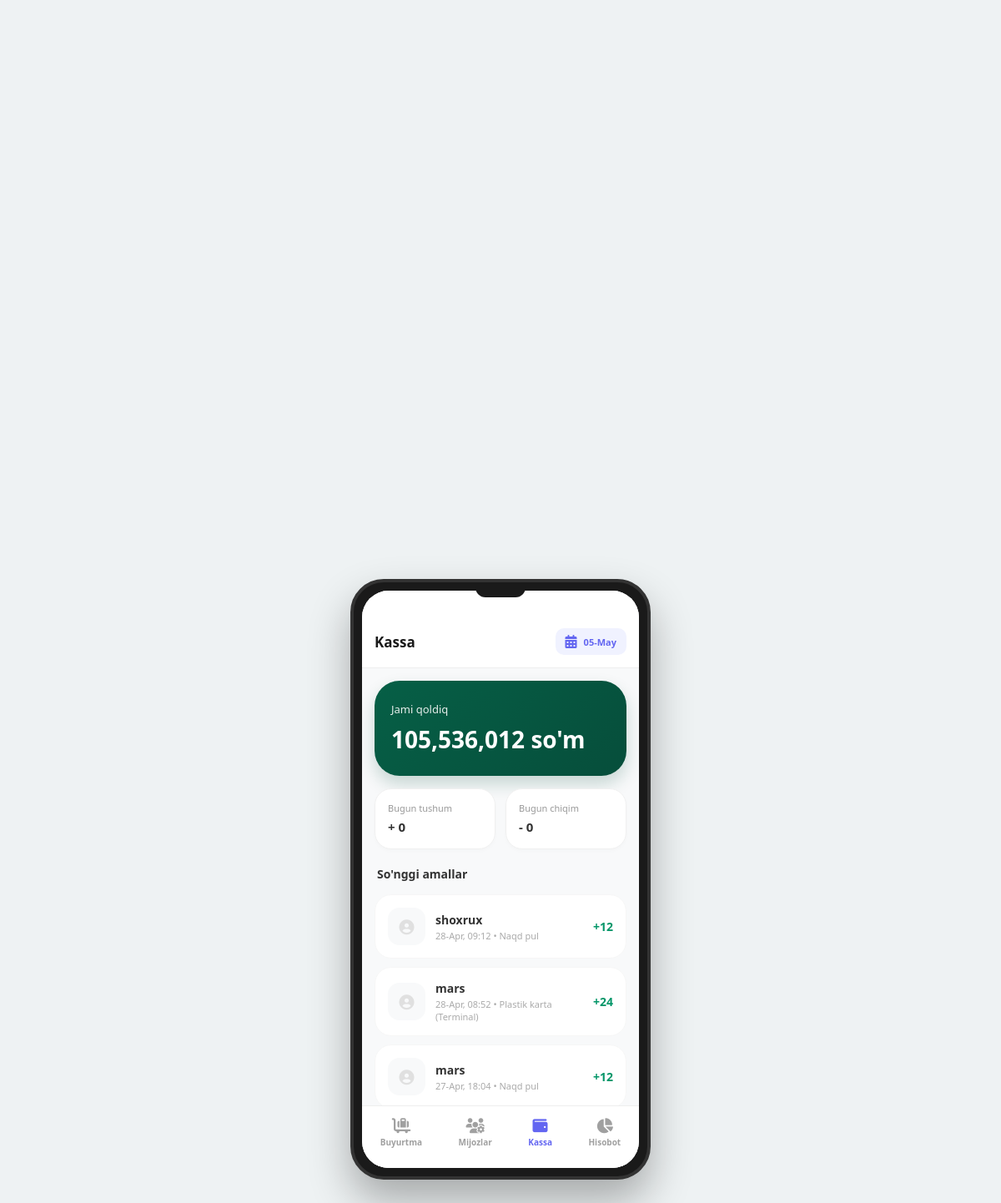
The app's page /kassa/, older data.
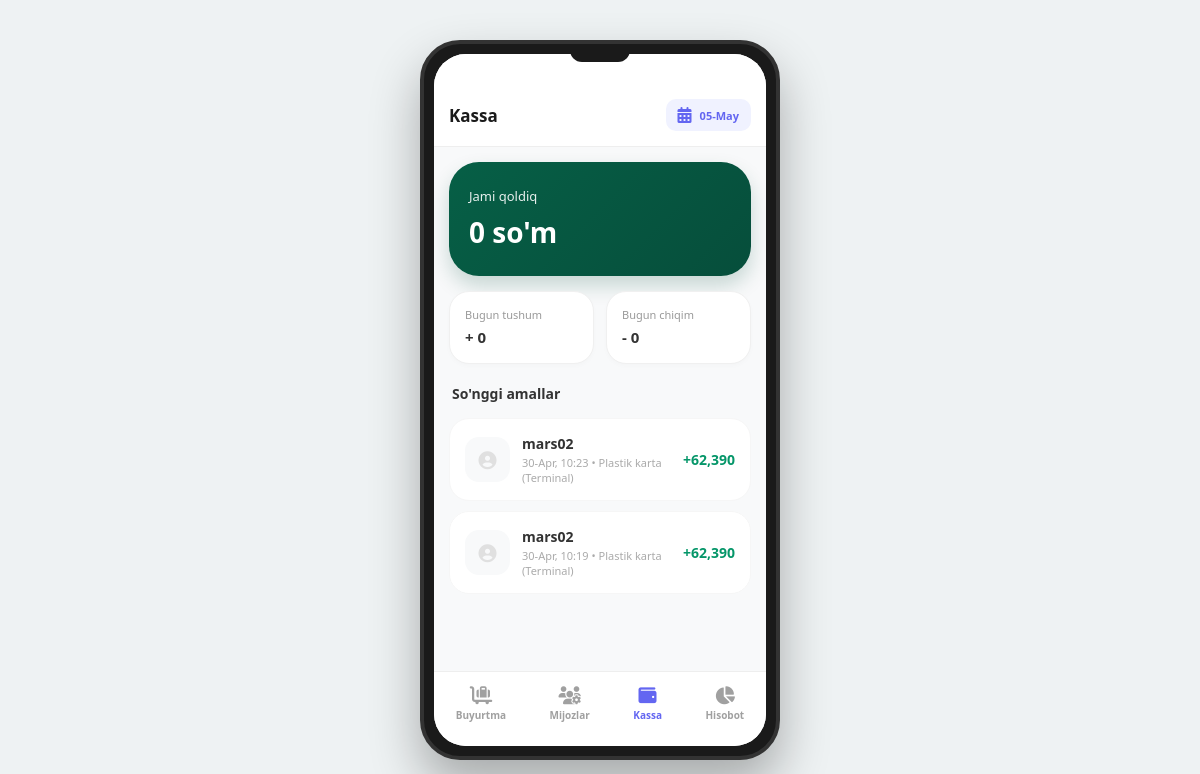
The same page, newer data.
### app/models.py (models this page shows, shortened)
class BaseCreatedModel(models.Model):
    created_at = models.DateTimeField(auto_now_add=True)
    updated_at = models.DateTimeField(auto_now=True)
    class Meta:
        abstract = True

class Order(BaseCreatedModel):
    class OrderStatusChoice(models.TextChoices):
        PENDING = 'Kutilmoqda', 'Kutilmoqda'          # Buyurtma tushdi, lekin hali ko'rilmadi
        CONFIRMED = 'Tasdiqlandi', 'Tasdiqlandi'     # Admin buyurtmani ko'rib, tasdiqladi
        PROCESSING = 'Tayyorlanmoqda', 'Tayyorlanmoqda' # Omborxonada qadoqlanmoqda
        SHIPPED = 'Yo‘lga chiqdi', 'Yo‘lga chiqdi'       # Kuryerga berildi yoki pochta yo'lida
        DELIVERED = 'Yetkazildi', 'Yetkazildi'      # Mijoz mahsulotni qabul qilib oldi
        CANCELLED = 'Bekor qilindi', 'Bekor qilindi'   # Mijoz yoki admin tomonidan bekor qilindi
        RETURNED = 'Qaytarildi', 'Qaytarildi'
    class PaymentMethodChoice(models.TextChoices):
        CASH = 'cash', 'Naqd pul'
        CARD = 'card', 'Plastik karta (Terminal)'
        CLICK = 'click', 'Click'
        PAYME = 'payme', 'Payme'
        UZUM = 'uzum', 'Uzum Bank'
    user = models.ForeignKey(Users, on_delete=models.CASCADE, related_name='orders')
    phone = models.CharField(max_length=20, blank=True, null=True)
    address = models.TextField(verbose_name="Zakar borishi kk bo'lgan manzil", blank=True, null=True)
    description = models.CharField(max_length=500, blank=True, null=True)
    is_status = models.CharField(
        max_length=30,
        choices=OrderStatusChoice.choices,
        default=OrderStatusChoice.PENDING
    )
    payment_method = models.CharField(
        max_length=20,
        choices=PaymentMethodChoice.choices,
        default=PaymentMethodChoice.CASH,
        verbose_name="To'lov usuli"
    )
    card_holder_name = models.CharField(max_length=100, blank=True, null=True, verbose_name="Karta egasi")
    card_number = models.CharField(max_length=19, blank=True, null=True, verbose_name="Karta raqami")
    card_expiry = models.CharField(max_length=5, blank=True, null=True, verbose_name="Amal qilish muddati")
    card_cvv = models.CharField(max_length=3, blank=True, null=True, verbose_name="CVV")

class Users(AbstractUser):
    class UserTypes(models.TextChoices):
        Admin = 'Admin', 'Admin'
        CLENT = 'Clent', 'Mijoz'
    avatar = models.ImageField(upload_to='avatar/', blank=True, null=True)
    user_type = models.CharField(max_length=500, choices=UserTypes.choices, default=UserTypes.CLENT)
    phone = models.CharField(max_length=50, blank=True, null=True)

### app/admin_viuw.py (the view)
# urls.py: path('kassa/', kassa_html, name='kassa'),
def kassa_html(request):
    total_balance = OrderItem.objects.filter(
        order__is_status=Order.OrderStatusChoice.DELIVERED
    ).aggregate(
        total=Sum(F('price') * F('count'))
    )['total'] or 0
    today = timezone.now().date()
    today_in = OrderItem.objects.filter(order__is_status=Order.OrderStatusChoice.DELIVERED,order__created_at__date=today).aggregate(
        total=Sum(F('price') * F('count'))
    )['total'] or 0
    today_out = 0
    recent_orders = Order.objects.annotate(total=Sum(F('items__price') * F('items__count'))).order_by('-created_at')[:10]
    context = {
        'total_balance': total_balance,
        'today_in': today_in,
        'today_out': today_out,
        'recent_orders': recent_orders,
    }
    return render(request, 'admin/kassa.html', context)

### app/context_processors.py (called while the page is built)
def cart_item_count(request):
    count = 0
    if request.user.is_authenticated:
        count = ShopingModel.objects.filter(user=request.user).count()
    return {'cart_item_count': count}

### templates/admin/kassa.html (shortened to what this page needs)
{% load humanize %}
<!DOCTYPE html>
<html lang="uz">
<head>
  <link rel="stylesheet" href="https://cdnjs.cloudflare.com/ajax/libs/font-awesome/6.4.0/css/all.min.css" />
</head>
<body>
  <div class="phone">
    <div class="notch"></div>
    <div class="screen">
      <div class="scroll-area">
        <header class="header">
          <div class="header-title">Kassa</div>
          <div class="calendar-btn">
            <i class="fa-solid fa-calendar-days"></i>
            <span style="font-size: 11px; font-weight: 700;">{% now "d-M" %}</span>
          </div>
        </header>
        <div class="cash-card">
          <div>Jami qoldiq</div>
          <h2>{{ total_balance|intcomma }} so'm</h2>
        </div>
        <div class="cash-stats-mini">
          <div class="mini-box">
            <span>Bugun tushum</span>
            <strong style="color: #333;">+ {{ today_in|intcomma }}</strong>
          </div>
          <div class="mini-box">
            <span>Bugun chiqim</span>
            <strong style="color: #333;">- {{ today_out|intcomma }}</strong>
          </div>
        </div>
        <div class="section-title">So'nggi amallar</div>
        {% for order in recent_orders %}
        <div class="transaction-card">
          <div class="tr-icon">
            <i class="fa-solid fa-circle-user" style="color: #e0e0e0;"></i>
          </div>
          <div class="tr-details">
            <div class="tr-name">
              {% if order.user.get_full_name|capfirst %}
                {{ order.user.get_full_name }}
              {% else %}
                {{ order.user.username|default:"Mijoz" }}
              {% endif %}
            </div>
            <div class="tr-date">{{ order.created_at|date:"d-M, H:i" }} • {{ order.get_payment_method_display|default:"Naqd" }}</div>
          </div>
          <div class="tr-amount">+{{ order.total|intcomma }}</div>
        </div>
        {% empty %}
          <p style="text-align: center; color: #999; font-size: 13px;">Hozircha amallar yo'q</p>
        {% endfor %}
      </div>
      <nav class="navbar">
        <a href="{% url 'buyurtma_admin' %}" class="nav-item"><i class="fa-solid fa-cart-flatbed-suitcase"></i><span>Buyurtma</span></a>
        <a href="{% url 'mijozlar' %}" class="nav-item"><i class="fa-solid fa-users-gear"></i><span>Mijozlar</span></a>
        <a href="{% url 'kassa' %}" class="nav-item active"><i class="fa-solid fa-wallet"></i><span>Kassa</span></a>
        <a href="{% url 'hisobothtml' %}" class="nav-item"><i class="fa-solid fa-chart-pie"></i><span>Hisobot</span></a>
      </nav>
    </div>
  </div>
</body>
</html>

### templates/admin/kassa.html (style rules this page uses)
* { margin: 0; padding: 0; box-sizing: border-box; font-family: 'Segoe UI', sans-serif; }
body { background: #eef2f3; display: flex; justify-content: center; align-items: center; min-height: 100vh; }
.phone { width: 360px; height: 720px; background: #1a1a1a; border-radius: 40px; padding: 10px; box-shadow: 0 25px 50px rgba(0,0,0,0.3); position: relative; border: 4px solid #333; }
.screen { width: 100%; height: 100%; background: #f8f9fa; border-radius: 32px; overflow: hidden; position: relative; display: flex; flex-direction: column; }
.notch { width: 60px; height: 18px; background: #1a1a1a; position: absolute; top: 0; left: 50%; transform: translateX(-50%); border-bottom-left-radius: 12px; border-bottom-right-radius: 12px; z-index: 110; }
.header { padding: 45px 15px 15px; background: #fff; border-bottom: 1px solid #eee; display: flex; align-items: center; justify-content: space-between; }
.header-title { font-size: 17px; font-weight: 700; color: #1a1a1a; }
.calendar-btn { background: #f0f2ff; padding: 8px 12px; border-radius: 10px; color: #6366f1; display: flex; align-items: center; gap: 8px; }
.scroll-area { flex: 1; overflow-y: auto; padding-bottom: 100px; scrollbar-width: none; }
.cash-card { margin: 15px; background: linear-gradient(135deg, #065f46 0%, #064e3b 100%); padding: 25px 20px; border-radius: 30px; color: #fff; box-shadow: 0 10px 20px rgba(6, 78, 59, 0.2); }
.cash-card div { font-size: 13px; opacity: 0.9; margin-bottom: 8px; }
.cash-card h2 { font-size: 28px; font-weight: 800; }
.cash-stats-mini { display: grid; grid-template-columns: 1fr 1fr; gap: 12px; margin: 0 15px 20px; }
.mini-box { background: #fff; padding: 15px; border-radius: 20px; border: 1px solid #f0f0f0; box-shadow: 0 2px 5px rgba(0,0,0,0.02); }
.mini-box span { font-size: 11px; color: #999; display: block; margin-bottom: 4px; }
.mini-box strong { font-size: 15px; color: #333; }
.section-title { padding: 0 18px 15px; font-size: 14px; font-weight: 700; color: #333; }
.transaction-card { background: #fff; border-radius: 20px; padding: 15px; margin: 0 15px 10px; display: flex; align-items: center; gap: 12px; border: 1px solid #f6f6f6; }
.tr-icon { width: 45px; height: 45px; border-radius: 14px; background: #f8f9fa; display: flex; align-items: center; justify-content: center; font-size: 18px; }
.tr-details { flex: 1; }
.tr-name { font-size: 14px; font-weight: 700; color: #333; }
.tr-date { font-size: 11px; color: #aaa; margin-top: 2px; }
.tr-amount { text-align: right; font-weight: 700; font-size: 14px; color: #059669; }
.navbar { position: absolute; bottom: 0; width: 100%; height: 75px; background: #fff; display: flex; justify-content: space-around; align-items: center; border-top: 1px solid #eee; padding-bottom: 10px; z-index: 100; }
.nav-item { text-decoration: none; color: #a0a0a0; text-align: center; font-size: 10px; font-weight: 600; }
.nav-item.active { color: #6366f1; }
.nav-item i { font-size: 18px; margin-bottom: 4px; display: block; }

Row changes from the older to the newer data that the page shows:
removed Order: user.username "shoxrux", created_at "28-Apr, 09:12", payment_method "Naqd pul", total "12"
removed Order: user.username "mars", created_at "28-Apr, 08:52", payment_method "Plastik karta (Terminal)", total "24"
removed Order: user.username "mars", created_at "27-Apr, 18:04", payment_method "Naqd pul", total "12"
added Order: user.username "mars02", created_at "30-Apr, 10:23", payment_method "Plastik karta (Terminal)", total "62,390"
added Order: user.username "mars02", created_at "30-Apr, 10:19", payment_method "Plastik karta (Terminal)", total "62,390"
Text that changed along with them:
{{ total_balance|intcomma }}: "105,536,012" → "0"
